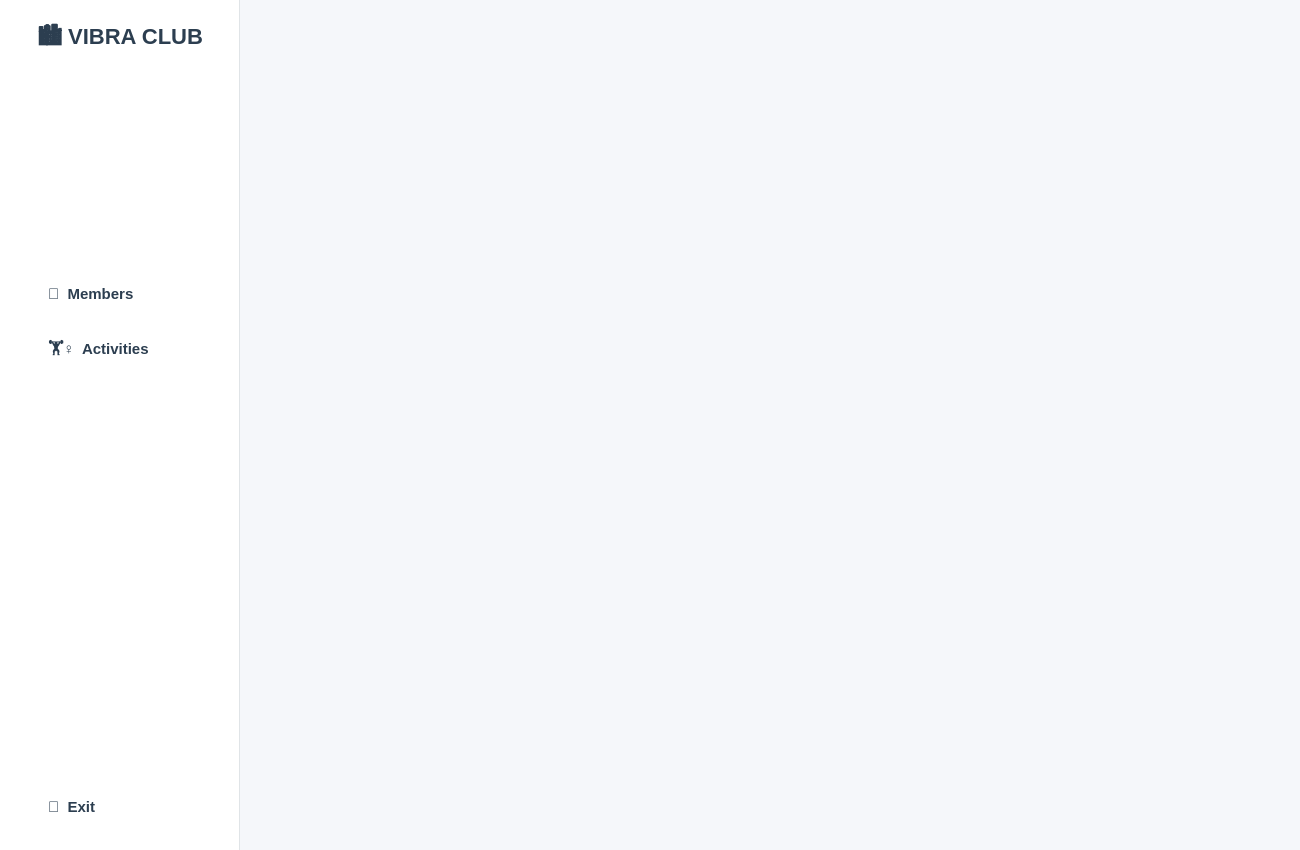
<?xml version="1.0" encoding="UTF-8"?>
<ui version="4.0">
 <class>DashboardWindow</class>
 <widget class="QMainWindow" name="DashboardWindow">
  <property name="geometry">
   <rect>
    <x>0</x>
    <y>0</y>
    <width>1300</width>
    <height>850</height>
   </rect>
  </property>
  <property name="windowTitle">
   <string>VIBRA CLUB - Dashboard</string>
  </property>
  <property name="styleSheet">
   <string notr="true">
QMainWindow {
    background-color: #f5f7fa;
}

/* Sidebar */
#sidebarFrame {
    background-color: white;
    border-right: 1px solid #e0e4e7;
}

QPushButton {
    background-color: transparent;
    color: #2c3e50;
    border: none;
    text-align: left;
    padding: 14px 28px;
    font-size: 15px;
    border-radius: 10px;
    font-weight: 600;
}

QPushButton:hover {
    background-color: rgba(22,165,179,0.1);
    color: #16a5b3;
}

QPushButton:checked {
    background-color: #16a5b3;
    color: white;
}

/* Header */
#headerFrame {
    background-color: white;
    border-bottom: 1px solid #e0e4e7;
}

#logoLabel {
    font-size: 22px;
    font-weight: bold;
    color: #2c3e50;
}

/* Main content */
#mainFrame {
    background-color: transparent;
}
   </string>
  </property>
  <widget class="QWidget" name="centralwidget">
   <layout class="QHBoxLayout" name="horizontalLayout_main">
    <property name="spacing">
     <number>0</number>
    </property>
    <property name="margin" stdset="0">
     <number>0</number>
    </property>
    <item>
     <widget class="QFrame" name="sidebarFrame">
      <property name="minimumSize">
       <size>
        <width>240</width>
        <height>0</height>
       </size>
      </property>
      <layout class="QVBoxLayout" name="verticalLayout_sidebar">
       <property name="leftMargin">
        <number>20</number>
       </property>
       <property name="topMargin">
        <number>20</number>
       </property>
       <property name="rightMargin">
        <number>20</number>
       </property>
       <property name="bottomMargin">
        <number>20</number>
       </property>
       <item>
        <widget class="QLabel" name="logoLabel">
         <property name="text">
          <string>🏙️ VIBRA CLUB</string>
         </property>
         <property name="alignment">
          <set>Qt::AlignmentFlag::AlignHCenter</set>
         </property>
        </widget>
       </item>
       <item>
        <spacer name="spacer_top">
         <property name="orientation">
          <enum>Qt::Orientation::Vertical</enum>
         </property>
         <property name="sizeHint" stdset="0">
          <size>
           <width>20</width>
           <height>30</height>
          </size>
         </property>
        </spacer>
       </item>
       <item>
        <widget class="QPushButton" name="membersButton">
         <property name="text">
          <string>👥  Members</string>
         </property>
         <property name="checkable">
          <bool>true</bool>
         </property>
        </widget>
       </item>
       <item>
        <widget class="QPushButton" name="activitiesButton">
         <property name="text">
          <string>🏋️‍♀️  Activities</string>
         </property>
         <property name="checkable">
          <bool>true</bool>
         </property>
        </widget>
       </item>
       <item>
        <spacer name="spacer_bottom">
         <property name="orientation">
          <enum>Qt::Orientation::Vertical</enum>
         </property>
         <property name="sizeHint" stdset="0">
          <size>
           <width>20</width>
           <height>400</height>
          </size>
         </property>
        </spacer>
       </item>
       <item>
        <widget class="QPushButton" name="exitButton">
         <property name="text">
          <string>🚪  Exit</string>
         </property>
        </widget>
       </item>
      </layout>
     </widget>
    </item>
    <item>
     <widget class="QFrame" name="mainFrame">
      <layout class="QVBoxLayout" name="verticalLayout_mainFrame">
       <property name="leftMargin">
        <number>20</number>
       </property>
       <property name="topMargin">
        <number>20</number>
       </property>
       <property name="rightMargin">
        <number>20</number>
       </property>
       <property name="bottomMargin">
        <number>20</number>
       </property>
       <item>
        <widget class="QStackedWidget" name="stackedWidget">
         <property name="currentIndex">
          <number>0</number>
         </property>
         <widget class="QWidget" name="dashboardPage">
          <layout class="QVBoxLayout" name="verticalLayout_dashboardPage"/>
         </widget>
        </widget>
       </item>
      </layout>
     </widget>
    </item>
   </layout>
  </widget>
 </widget>
 <resources/>
 <connections/>
</ui>
